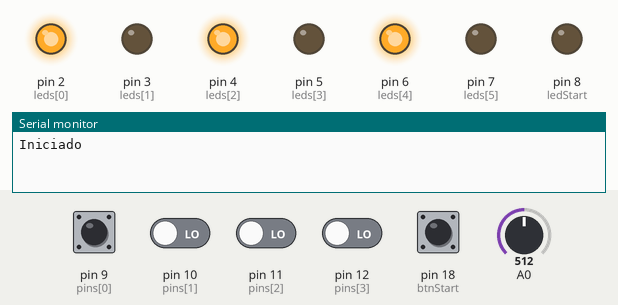
The program below on a simulated Arduino Uno, built with avr-gcc and run on an emulated ATmega328P. Parts: output pins drawn as LEDs (lit = HIGH), the last lines printed to the serial monitor. Dashed ring = blinking. The inputs (shaded band) are chosen by the test bench; at power-on: pin 9 (pins[0]), pin 18 (btnStart) HIGH, pin 10 (pins[1]), pin 11 (pins[2]), pin 12 (pins[3]) LOW, A0 = 512. Random numbers use the default seed unless the program sets one.

Above: at 1.2 s.
1.3 s: pin 18 (btnStart) pulled LOW for 0.15 s
At 2.7 s:
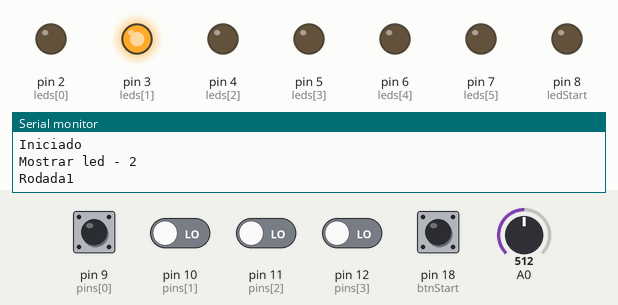
3.8 s: pin 10 (pins[1]) driven HIGH
At 5.2 s:
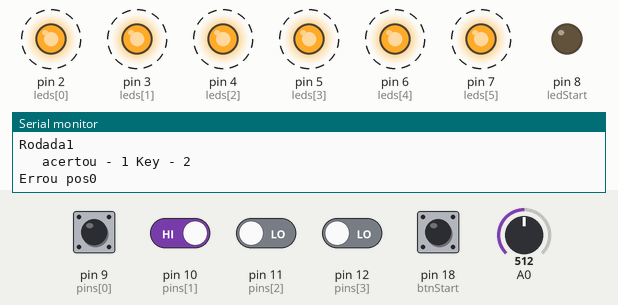
6.8 s: pin 18 (btnStart) pulled LOW for 1 s
At 8.6 s:
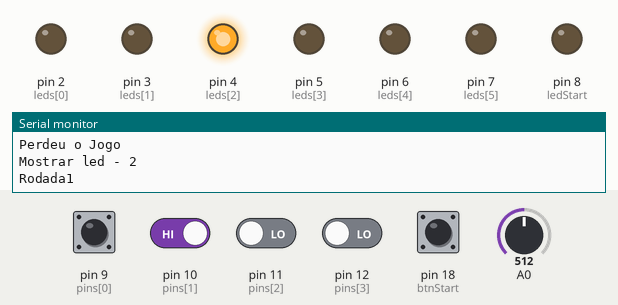
9.3 s: pin 11 (pins[2]) driven HIGH
At 12.7 s:
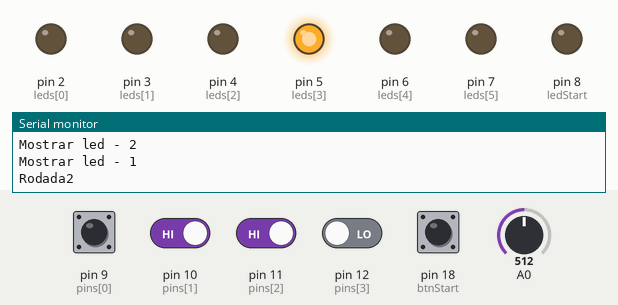
Timing chart, 0 to 13.3 s (numbered marks = the images above; inputs shaded):
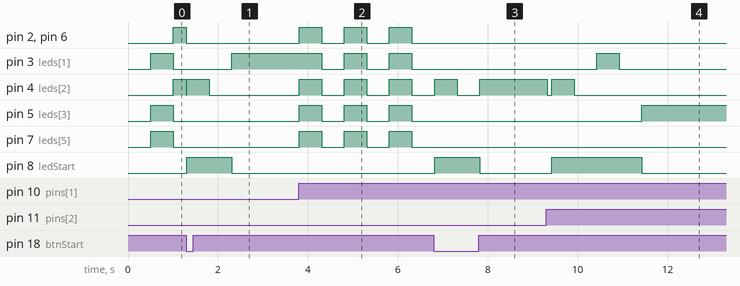

The program:

main.cpp
```cpp
#include <Arduino.h>
#include <EEPROM.h>

byte pins [6] = {9, 10, 11, 12, 13, 19};
byte leds [6] = {2, 3, 4, 5, 6, 7};
#define btnStart  18
#define ledStart 8
#define tamanho 100
#define tempoLed 500
#define address 1

unsigned long tempoPisca;
bool sttLeds = false;
byte HiScore = 10;

void gerarSequencia(byte sequencia []);
void ControleLeds(byte stt);
bool analizarSequencia(byte sequencia[], int pos);
void Game();
void mostrarSequenciar(byte sequencia [], int pos);
bool teclaPress(byte key);


void setup() {
  Serial.begin(9600);
  for(byte i = 0; i<6;i++){
    pinMode(pins[i], INPUT);
    pinMode(leds[i], OUTPUT);
  }
  HiScore = EEPROM.read(address);
  if(!digitalRead(btnStart)){
    HiScore = 10;
    EEPROM.write(address, HiScore);
    Serial.println("HiScore Resetado");
  }
  pinMode(btnStart, INPUT);
  pinMode(ledStart, OUTPUT);

  Serial.println("Iniciado");
  tempoPisca = millis();

}

void loop() {

  if(!digitalRead(btnStart)){
    ControleLeds(false);
    sttLeds = false;
    Game();
  }

  if(tempoPisca+500 < millis()){
    ControleLeds(sttLeds?2:3);
    sttLeds = !sttLeds;
    tempoPisca = millis();
  }
}

void gerarSequencia(byte sequencia []){
  randomSeed(analogRead(0));
  for(byte i = 0; i < tamanho; i++){
    sequencia[i] = random(0, 6);
  }
}

void Game(){

  byte sequencia [tamanho];
  gerarSequencia(sequencia);

  int pos = 1;

  while(true){
    mostrarSequenciar(sequencia, pos);
    Serial.println("Rodada" + (String)pos);
    if(analizarSequencia(sequencia, pos)){
      pos++;
      if(pos>HiScore){
        HiScore++;
        EEPROM.write(address, HiScore);
        ControleLeds(5);
      }
      Serial.println("Vamos pra mais uma");
    }
    else{
      ControleLeds(4);
      Serial.println("Perdeu o Jogo");
      break;
    }
  }

}

void mostrarSequenciar(byte sequencia [], int pos){
  digitalWrite(ledStart, 1);
  for(int i = 0; i<pos; i++){
    byte led = sequencia[i];
    Serial.println("Mostrar led - "+(String)led);
    digitalWrite(leds[led], 1);
    delay(tempoLed);
    digitalWrite(leds[led], 0);
    delay(tempoLed);
  }
  digitalWrite(ledStart, 0);

}

bool teclaPress(byte key){
  unsigned long tempoPress = millis();
  while(tempoPress+5000 > millis()){
    for(byte i = 0; i < 6; i++){
      if(!digitalRead(pins[i])){
        digitalWrite(leds[i], 1);
        while(!digitalRead(pins[i]))
          delay(30);
        digitalWrite(leds[i], 0);
        Serial.println("\t acertou - "+(String)i + " Key - "+(String)key);
        return i == key;
      }
      delay(1);
    }
  }
  return false;
}

bool analizarSequencia(byte sequencia[], int pos){

  for(int i = 0; i < pos; i++){
    if(!teclaPress(sequencia[i])){
      Serial.println("Errou pos"+(String)i);
      return false;
    }
    delay(100);
  }
  return true;
}

void ControleLeds(byte stt){
  switch(stt){
    case 0:
      for(int i = 0; i< 6; i++){
        digitalWrite(leds[i], 0);
      }
      break;
    case 1:
      for(int i = 0; i< 6; i++){
        digitalWrite(leds[i], 1);
      }
      break;
    case 2:
      for(int i = 0; i< 6; i++){
        digitalWrite(leds[i++], 1);
        digitalWrite(leds[i], 0);
      }
      break;
    case 3:
      for(int i = 0; i< 6; i++){
        digitalWrite(leds[i++], 0);
        digitalWrite(leds[i], 1);
      }
      break;
    case 4:
      for(byte i = 0; i<3; i++){
        ControleLeds(true);
        delay(500);
        ControleLeds(false);
        delay(500);
      }
      break;
    case 5:
      ControleLeds(false);
      digitalWrite(ledStart, 0);
      for(int i = 0; i < 3; i++){
        digitalWrite(leds[0], 1);
        digitalWrite(leds[2], 1);
        delay(150);
        digitalWrite(leds[3], 1);
        digitalWrite(leds[4], 1);
        delay(150);
        digitalWrite(leds[5], 1);
        digitalWrite(leds[0], 0);
        digitalWrite(leds[2], 0);
        delay(150);
        digitalWrite(leds[1], 1);
        digitalWrite(leds[3], 0);
        digitalWrite(leds[4], 0);
        delay(150);
        digitalWrite(ledStart, 1);
        digitalWrite(leds[5], 0);
        delay(150);
        ControleLeds(false);
        digitalWrite(ledStart, 0);
      }
      break;
  }
}
```

Measured:
- after the input at 1.3 s, pin 8 (ledStart): LOW → HIGH at once, → LOW 1.0 s later
- after the input at 3.8 s, pin 2 (leds[0]), pin 4 (leds[2]), pin 5 (leds[3]), pin 6 (leds[4]), pin 7 (leds[5]): alternates HIGH for 0.50 s and LOW for 0.50 s, starting at once; pin 3 (leds[1]): alternates HIGH for 0.50 s and LOW for 0.50 s, starting after 0.51 s
- after the input at 6.8 s, pin 8 (ledStart): LOW → HIGH at once, → LOW 1.0 s later
- after the input at 9.3 s, pin 3 (leds[1]): LOW → HIGH after 1.1 s, → LOW 0.50 s later; pin 4 (leds[2]): HIGH → LOW at once, → HIGH 0.10 s later, → LOW 0.50 s later; pin 5 (leds[3]): LOW → HIGH after 2.1 s; pin 8 (ledStart): LOW → HIGH after 0.13 s, → LOW 2.0 s later
